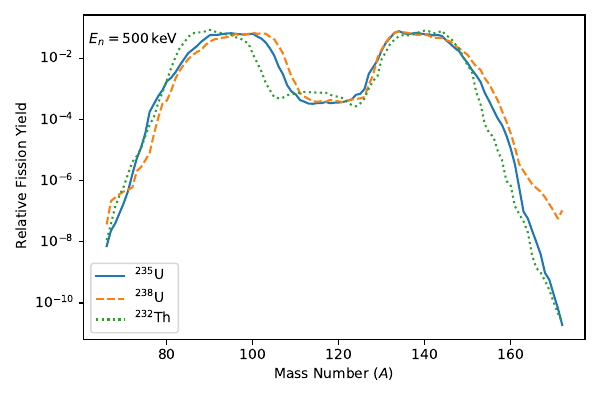

The script that saved this image:
# read and plot fission yield from file
import matplotlib.pyplot as plt
import numpy as np


def fy_reader(fname):
    """Read fission yield and return as np.array

    :param fname: File name
    :type fname: str

    :return: fission yields as table: Z, A, FPS, YIELD, UNCERTAINTY
    :rtype: np.array
    """
    with open(fname, "r") as f:
        data_in = f.read().split("\n")

    # remove header
    data_in = data_in[1:]

    # create data array
    data = []
    for line in data_in:
        if line != "":
            data.append([float(it) for it in line.split()])

    if len(data[-1]) == 5:
        corr = 1
    else:
        corr = 0
    data_ret = np.zeros((2 * len(data) - corr, 5))
    # sort the data into return array
    for it in range(len(data)):
        for jt in range(5):
            data_ret[2 * it][jt] = data[it][jt]
            if it < len(data) - 1 or corr == 0:
                data_ret[2 * it + 1][jt] = data[it][jt + 5]

    return data_ret


def fy_of_a(data):
    """Return the fission yield as a function of mass number A, summed up!

    :param data: data array, as returned from fy_reader
    :type data: ndarray

    :return: A, FY
    :rtype: ndarray, ndarray
    """
    all_a = data.transpose()[1]
    all_fy = data.transpose()[3]

    a_vec = np.arange(all_a.min(), all_a.max() + 1, dtype=int)
    a_fy = np.zeros_like(a_vec, dtype=float)

    for it, aval in enumerate(all_a):
        ind_new = int(aval - all_a.min())
        a_fy[ind_new] += all_fy[it]

    # norm a_fy
    a_fy /= np.sum(a_fy) / 2

    return a_vec, a_fy


data_u235 = fy_reader("fy_u238_500kev.txt")

# setup file names, etc.
fnames = ("fy_u235_500kev.txt", "fy_u238_500kev.txt", "fy_th232_500kev.txt")
labels = ("$^{235}$U", "$^{238}$U", "$^{232}$Th")
line_styles = ("-", "--", ":")

# make the plot
fig, ax = plt.subplots(1, 1)
fig.set_size_inches((6, 4))

for it, fname in enumerate(fnames):
    data = fy_reader(fname)
    xdat, ydat = fy_of_a(data)
    ax.plot(xdat, ydat, linestyle=line_styles[it], label=labels[it])

# make y log
ax.semilogy()

ax.legend()
ax.set_xlabel("Mass Number ($A$)")
ax.set_ylabel("Relative Fission Yield")

fig.text(0.15, 0.89, "$E_{n} = 500\\,$keV", ha="left")

fig.tight_layout()
# fig.show()
fig.savefig("fission_yield_thermal_u_pu.pdf")
